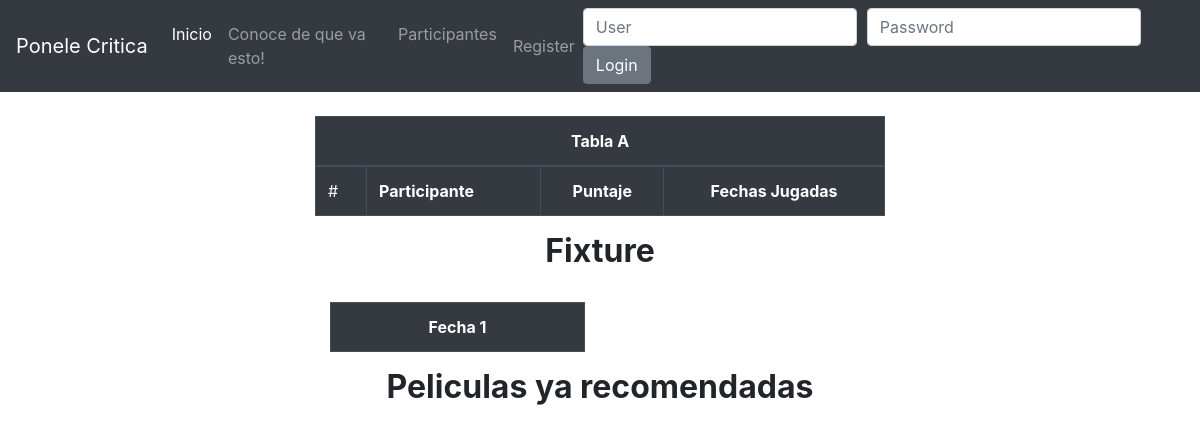
The app's page /test/, older data.
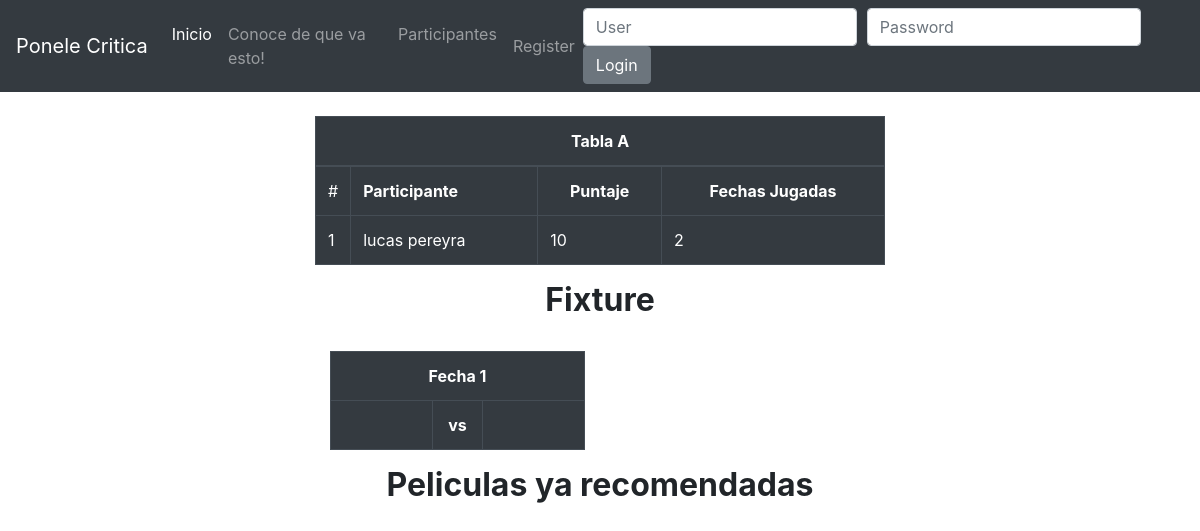
The same page, newer data.
### Participantes/models.py (models this page shows)
class ParticipantesTorneo(models.Model):
    partid = models.IntegerField(null=True)
    partnombre = models.CharField(max_length=20,verbose_name='Nombre')
    partapellido = models.CharField(max_length=20,verbose_name='Apellido')
    partpuntaje = models.IntegerField(null=True)
    partjugadas = models.IntegerField(null=True)
    partcat = models.CharField(max_length=1,verbose_name='Categoria')

### Participantes/views.py (the view)
# urls.py: path('test/', participantes_view ,name='test'),
def participantes_view(request):
    queryset = ParticipantesTorneo.objects.all().order_by('-partpuntaje')
    context = {
        "queryset": queryset,
    }
    return render(request, "test.html" , context)

### templates/test.html (shortened to what this page needs)
{% extends 'base.html' %}
{% block content%}
<br/>
<div class='row justify-content-center'>
    <div class='col-sm-6 col-sm-offset-3'>
        <table class="table table-dark table-bordered">
            <thead>
                <tr>
                <th scope="col" colspan='4' class='text-align-center'>Tabla A</th>
                </tr>
            </thead>
            <tbody>
                <tr>
                <td scope="col" >#</th>
                <th scope="col">Participante</th>
                <th scope="col" class='text-align-center'>Puntaje</th>
                <th scope="col" class='text-align-center'>Fechas Jugadas</th>
                </tr>
                <tr>
                {% for instance in queryset %}
                <tr><td style='width:1%;'>{{ forloop.counter }}</td>
                <td>{{ instance.partnombre }} {{ instance.partapellido }}</td>
                    {% if instance.partpuntaje == null %}
                        <td >0</td>
                    {%else%}
                        <td >{{ instance.partpuntaje }}</td>
                    {% endif %}
                    {% if instance.partjugadas == null %}
                        <td>0</td>
                    {% else %}
                        <td>{{ instance.partjugadas }}</td>
                    {% endif %}
                </tr>
            </tbody>
            {% endfor %}
        </table>
        <h2 class='text-align-center'><strong>Fixture</h2>
        <br/>
        <div class='col-sm-6 col-sm-offset-3'>
        <table class="table table-dark table-bordered">
            <tr>
                 <th scope="col" colspan='3' class='text-align-center'>Fecha 1</th>
            </tr>
            {% for instance in queryset %}
            <tr>
                <td></td>
                <td class='text-align-center' style='width:20%;'>vs</td>
                <td></td>
            </tr>
            {% endfor %}
        </table>
        </div>
                <h2 class='text-align-center'><strong>Peliculas ya recomendadas</h2>
        <br/>
        <br/>
        <br/>
    </div>
</div>
{% endblock %}

Row changes from the older to the newer data that the page shows:
added ParticipantesTorneo: partnombre "lucas", partapellido "pereyra", partpuntaje "10", partjugadas "2"
